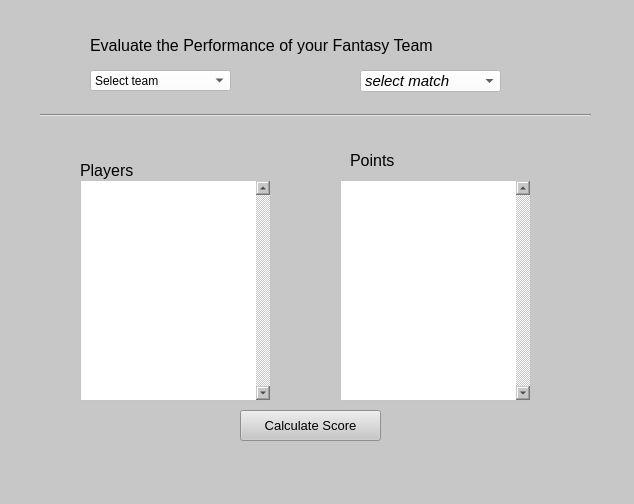
<?xml version="1.0" encoding="UTF-8"?>
<ui version="4.0">
 <class>evaluate_team</class>
 <widget class="QDialog" name="evaluate_team">
  <property name="geometry">
   <rect>
    <x>0</x>
    <y>0</y>
    <width>634</width>
    <height>504</height>
   </rect>
  </property>
  <property name="windowTitle">
   <string>Dialog</string>
  </property>
  <property name="styleSheet">
   <string notr="true">background-color: rgb(199, 199, 199);</string>
  </property>
  <widget class="QLabel" name="label">
   <property name="geometry">
    <rect>
     <x>90</x>
     <y>20</y>
     <width>391</width>
     <height>51</height>
    </rect>
   </property>
   <property name="font">
    <font>
     <family>Arial</family>
     <pointsize>12</pointsize>
    </font>
   </property>
   <property name="text">
    <string>Evaluate the Performance of your Fantasy Team</string>
   </property>
  </widget>
  <widget class="QComboBox" name="selectteam_cb">
   <property name="geometry">
    <rect>
     <x>90</x>
     <y>70</y>
     <width>141</width>
     <height>21</height>
    </rect>
   </property>
   <property name="styleSheet">
    <string notr="true">background-color: rgb(255, 255, 255);
font: 75 italic 10pt &quot;Arial&quot;;</string>
   </property>
   <property name="currentText">
    <string>Select team</string>
   </property>
   <item>
    <property name="text">
     <string>Select team</string>
    </property>
   </item>
  </widget>
  <widget class="QComboBox" name="selectmatch_cb">
   <property name="enabled">
    <bool>true</bool>
   </property>
   <property name="geometry">
    <rect>
     <x>360</x>
     <y>70</y>
     <width>141</width>
     <height>22</height>
    </rect>
   </property>
   <property name="font">
    <font>
     <family>Arial</family>
     <pointsize>11</pointsize>
     <weight>9</weight>
     <italic>true</italic>
     <bold>false</bold>
    </font>
   </property>
   <property name="styleSheet">
    <string notr="true">background-color: rgb(255, 255, 255);
font: 75 italic 11pt &quot;Arial&quot;;</string>
   </property>
   <item>
    <property name="text">
     <string extracomment="select amatch">select match</string>
    </property>
   </item>
   <item>
    <property name="text">
     <string>Match1</string>
    </property>
   </item>
  </widget>
  <widget class="Line" name="line">
   <property name="geometry">
    <rect>
     <x>40</x>
     <y>95</y>
     <width>551</width>
     <height>41</height>
    </rect>
   </property>
   <property name="styleSheet">
    <string notr="true">color: rgb(0, 0, 0);</string>
   </property>
   <property name="orientation">
    <enum>Qt::Horizontal</enum>
   </property>
  </widget>
  <widget class="QLabel" name="label_2">
   <property name="geometry">
    <rect>
     <x>80</x>
     <y>160</y>
     <width>81</width>
     <height>21</height>
    </rect>
   </property>
   <property name="font">
    <font>
     <family>Arial</family>
     <pointsize>12</pointsize>
     <weight>50</weight>
     <bold>false</bold>
    </font>
   </property>
   <property name="text">
    <string>Players</string>
   </property>
  </widget>
  <widget class="QLabel" name="label_3">
   <property name="geometry">
    <rect>
     <x>350</x>
     <y>150</y>
     <width>81</width>
     <height>21</height>
    </rect>
   </property>
   <property name="font">
    <font>
     <family>Arial</family>
     <pointsize>12</pointsize>
     <weight>50</weight>
     <bold>false</bold>
    </font>
   </property>
   <property name="text">
    <string>Points</string>
   </property>
  </widget>
  <widget class="QPushButton" name="calcscore_btn">
   <property name="enabled">
    <bool>true</bool>
   </property>
   <property name="geometry">
    <rect>
     <x>240</x>
     <y>410</y>
     <width>141</width>
     <height>31</height>
    </rect>
   </property>
   <property name="font">
    <font>
     <family>Arial</family>
     <pointsize>10</pointsize>
    </font>
   </property>
   <property name="cursor">
    <cursorShape>ArrowCursor</cursorShape>
   </property>
   <property name="statusTip">
    <string>calculating score</string>
   </property>
   <property name="text">
    <string>Calculate Score</string>
   </property>
   <property name="autoDefault">
    <bool>false</bool>
   </property>
  </widget>
  <widget class="QListWidget" name="players_lw">
   <property name="geometry">
    <rect>
     <x>80</x>
     <y>180</y>
     <width>191</width>
     <height>221</height>
    </rect>
   </property>
   <property name="font">
    <font>
     <family>Arial</family>
     <pointsize>10</pointsize>
     <weight>75</weight>
     <bold>true</bold>
    </font>
   </property>
   <property name="styleSheet">
    <string notr="true">background-color: rgb(255, 255, 255);</string>
   </property>
   <property name="verticalScrollBarPolicy">
    <enum>Qt::ScrollBarAlwaysOn</enum>
   </property>
   <property name="defaultDropAction">
    <enum>Qt::IgnoreAction</enum>
   </property>
   <property name="selectionMode">
    <enum>QAbstractItemView::NoSelection</enum>
   </property>
  </widget>
  <widget class="QListWidget" name="scores_lw">
   <property name="geometry">
    <rect>
     <x>340</x>
     <y>180</y>
     <width>191</width>
     <height>221</height>
    </rect>
   </property>
   <property name="font">
    <font>
     <family>Arial</family>
     <pointsize>10</pointsize>
     <weight>75</weight>
     <bold>true</bold>
    </font>
   </property>
   <property name="styleSheet">
    <string notr="true">background-color: rgb(255, 255, 255);</string>
   </property>
   <property name="verticalScrollBarPolicy">
    <enum>Qt::ScrollBarAlwaysOn</enum>
   </property>
   <property name="selectionMode">
    <enum>QAbstractItemView::NoSelection</enum>
   </property>
  </widget>
 </widget>
 <resources/>
 <connections/>
</ui>
